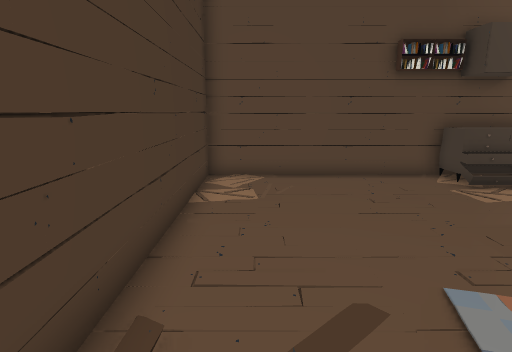
view 1 (above)

18 first-person views from a walk through a 3-D level made in the Unity game engine. The camera is 1.2 m above the floor, tilts 12° down and sees 80° across. The floor is counted in squares, 0.5 m on a side. Each view is taken from the middle of a square. On the plan, view 1 faces up. The plan holds only what a view shows up to about 19 squares ahead; the rest is blank. The place goes on beyond the plan. The player is left out.

view 2
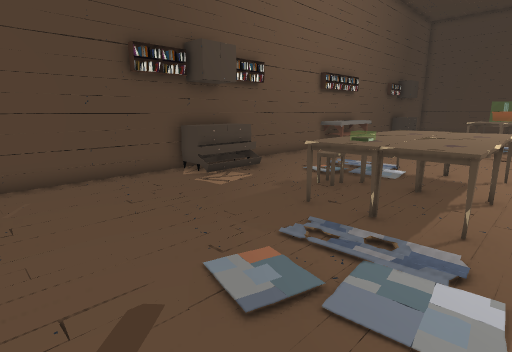

view 3
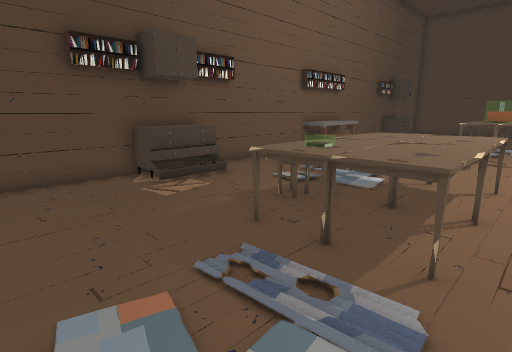

view 4
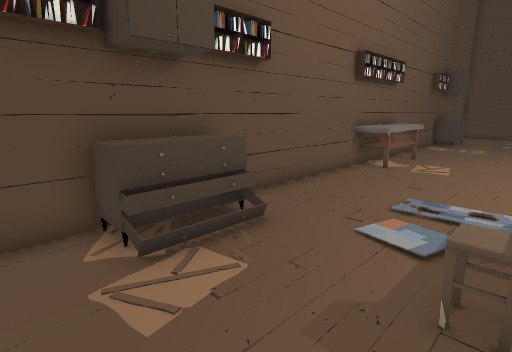

view 5
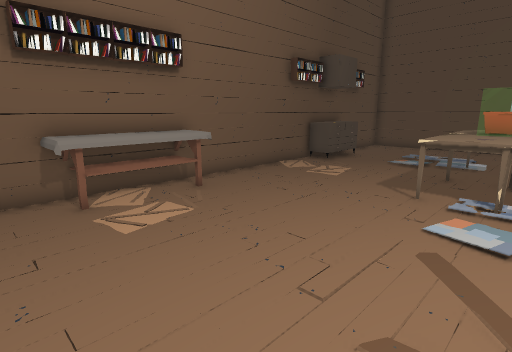

view 6
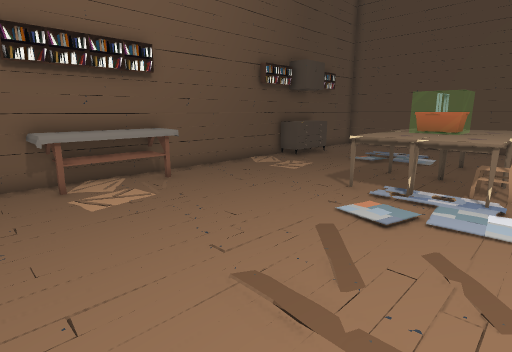

view 7
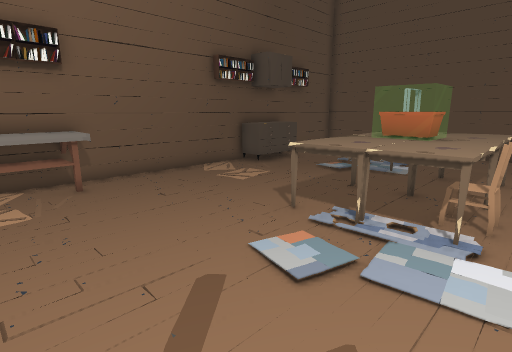

view 8
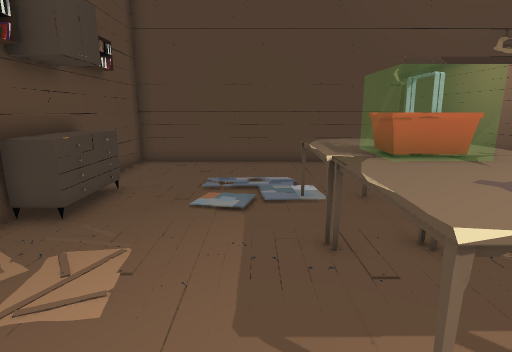

view 9
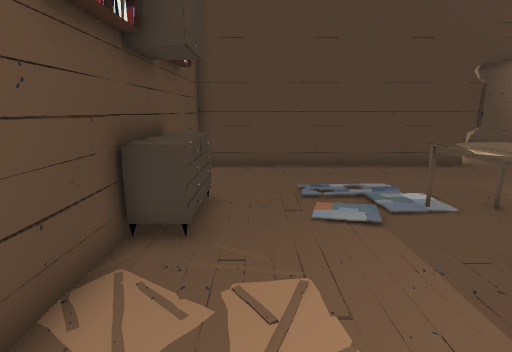

view 10
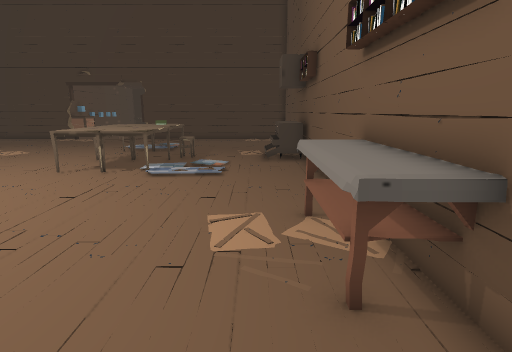

view 11
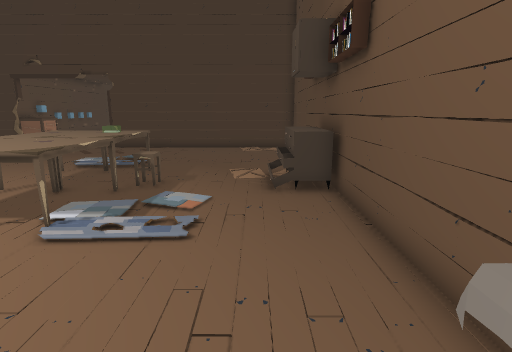

view 12
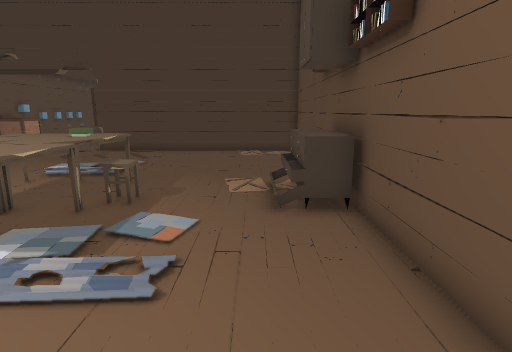

view 13
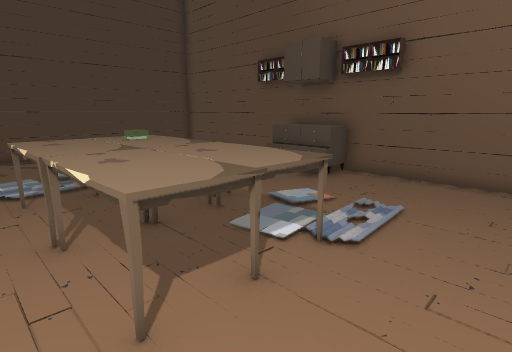

view 14
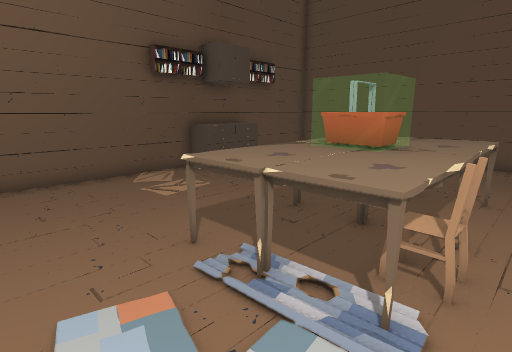

view 15
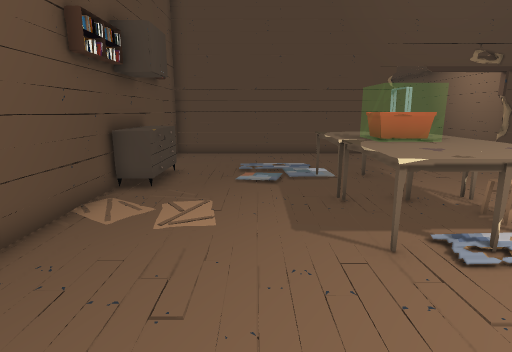

view 16
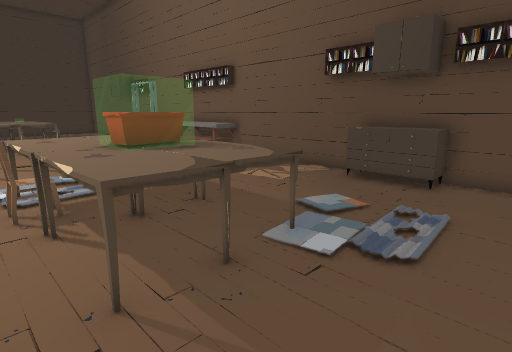

view 17
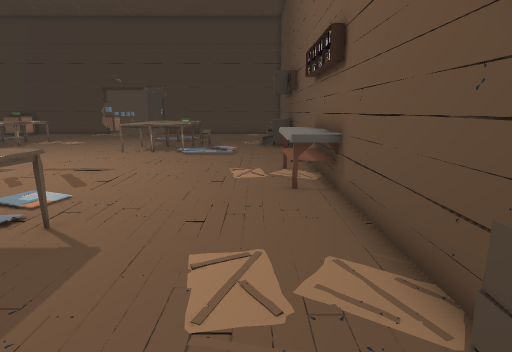

view 18
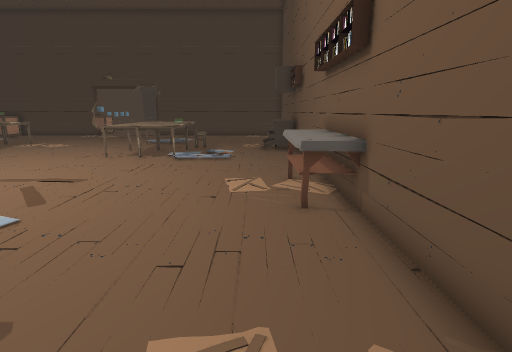

### Floor plan
Points are (right, up) in squares from view 1. A wall is a line through its corners. A room is listed if a view was taken in it or the views show most of it. See-through windows are left out.
Room 1 (views 1, 2, 3, 4, 5, 6, 7, 8, 9, 10, 11, 12, 13, 14, 15, 16, 17, 18)
walls: (37.6, -1) (37.7, 0); (37.6, -1) (37.6, 11.5) (-1.8, 11.5) (-1.8, -0.7)
ways out: gap at (38, -1)
objects: other object (6, 3) to (9, 5); other object (7, 1) to (9, 3); other object (7, 3) to (8, 4); other object (7, 11) to (8, 11); other object (8, 10) to (9, 11); other object (10, 1) to (13, 3); other object (10, 4) to (13, 5); other object (10, 11); other object (18, 10) to (22, 11); other object (18, 11); other object (25, 1) to (27, 3); other object (25, 4) to (27, 5); other object (26, 1) to (27, 1); other object (28, 2) to (29, 4); other object (28, 3) to (31, 5); other object (29, 11); other object (30, 1) to (32, 3); other object (30, 10) to (32, 11)

Positions as (right, up) in squares from view 1, and headings:
1: (0, 0), facing up
2: (0, 0), facing up-right
3: (2, 0), facing up-right
4: (5, 5), facing up-right
5: (16, 2), facing up-right
6: (16, 0), facing up-right
7: (19, 0), facing up-right
8: (23, 6), facing right
9: (24, 9), facing right
10: (25, 9), facing left
11: (19, 9), facing left
12: (17, 9), facing left
13: (16, 0), facing up-left
14: (22, 0), facing up-right
15: (20, 7), facing right
16: (35, 0), facing up-left
17: (31, 9), facing left
18: (29, 9), facing left
